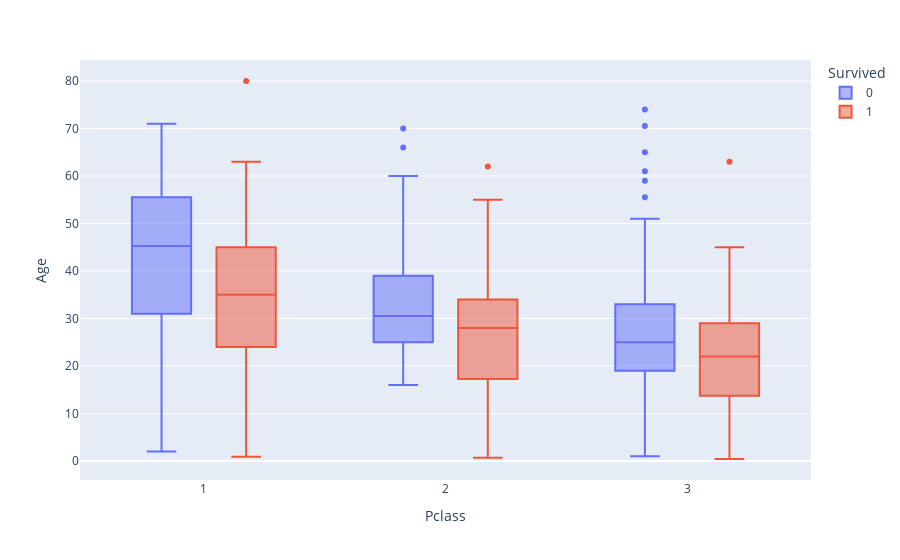

Source (notebook cell):
### Code cell
fig = px.box(data, x='Pclass', y="Age", color="Survived")
fig.show()

### Figure 1 — Plotly figure (JSON) as saved in the notebook; plotly's stock layout.template omitted (floating-point values rounded to 4 significant figures; data arrays with more than 128 entries replaced by an {"elided": "..."} marker saying what was removed)
{"data": [{"alignmentgroup": "True", "hovertemplate": "Survived=0<br>Pclass=%{x}<br>Age=%{y}<extra></extra>", "legendgroup": "0", "marker": {"color": "#636efa"}, "name": "0", "notched": false, "offsetgroup": "0", "orientation": "v", "showlegend": true, "type": "box", "x": {"elided": "549 int values"}, "x0": " ", "xaxis": "x", "y": {"elided": "549 float values"}, "y0": " ", "yaxis": "y"}, {"alignmentgroup": "True", "hovertemplate": "Survived=1<br>Pclass=%{x}<br>Age=%{y}<extra></extra>", "legendgroup": "1", "marker": {"color": "#EF553B"}, "name": "1", "notched": false, "offsetgroup": "1", "orientation": "v", "showlegend": true, "type": "box", "x": {"elided": "342 int values"}, "x0": " ", "xaxis": "x", "y": {"elided": "342 float values"}, "y0": " ", "yaxis": "y"}], "layout": {"boxmode": "group", "legend": {"title": {"text": "Survived"}, "tracegroupgap": 0}, "margin": {"t": 60}, "xaxis": {"anchor": "y", "domain": [0, 1], "title": {"text": "Pclass"}}, "yaxis": {"anchor": "x", "domain": [0, 1], "title": {"text": "Age"}}}}
